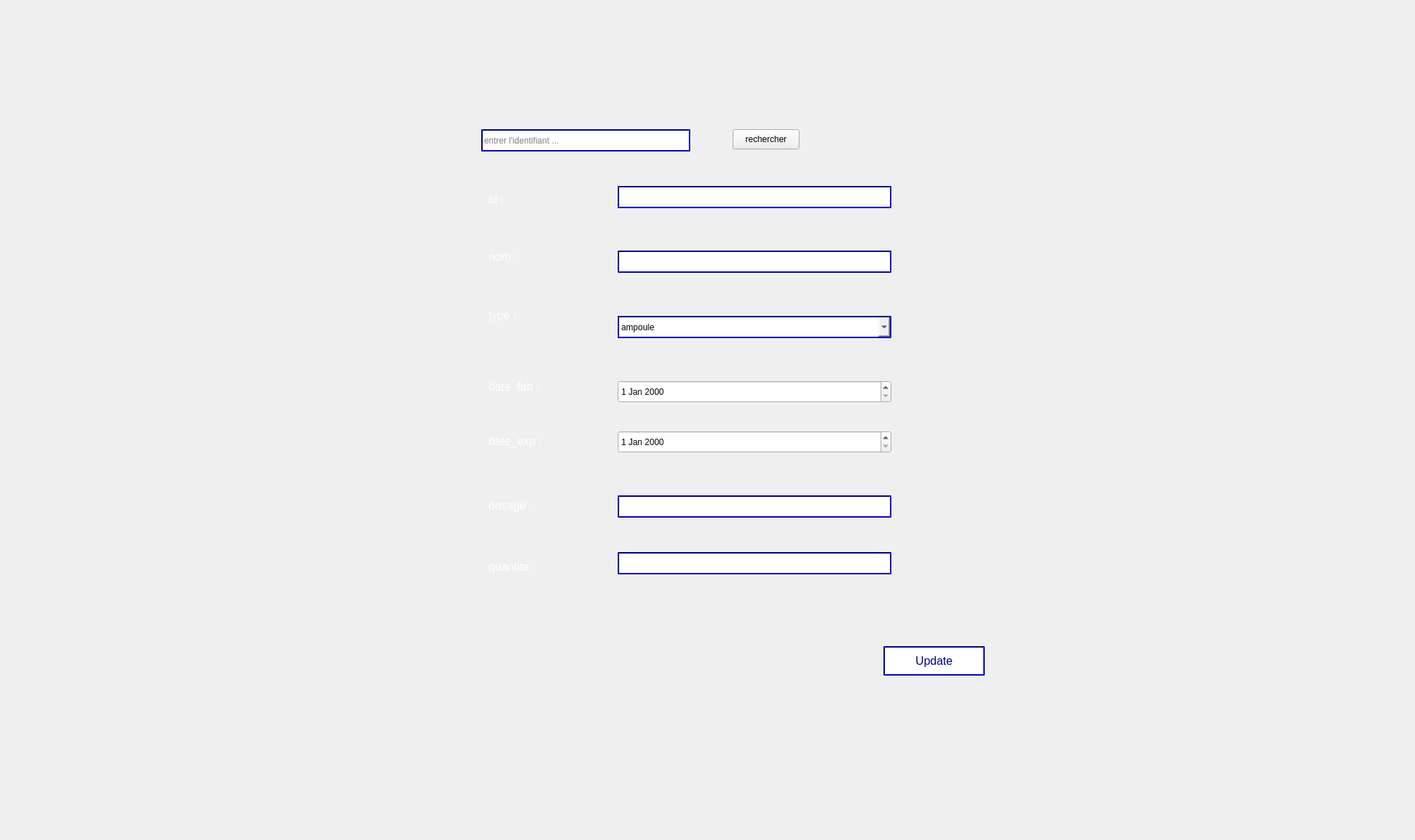
      <widget class="QWidget" name="tab_6">
       <attribute name="title">
        <string>Modifier medicaments</string>
       </attribute>
       <widget class="QLabel" name="label_19">
        <property name="geometry">
         <rect>
          <x>0</x>
          <y>0</y>
          <width>1961</width>
          <height>1161</height>
         </rect>
        </property>
        <property name="text">
         <string/>
        </property>
        <property name="pixmap">
         <pixmap>../../Desktop/2A/Projet_C++/smart.jpg</pixmap>
        </property>
       </widget>
       <widget class="QLineEdit" name="lineEdit_id_to_update">
        <property name="geometry">
         <rect>
          <x>670</x>
          <y>180</y>
          <width>291</width>
          <height>31</height>
         </rect>
        </property>
        <property name="styleSheet">
         <string notr="true">border-color:darkblue ;
border-style:solid;
border-width:2px;
border-style: inset;</string>
        </property>
        <property name="placeholderText">
         <string>entrer l'identifiant ...</string>
        </property>
       </widget>
       <widget class="QPushButton" name="pushButtonR_update">
        <property name="geometry">
         <rect>
          <x>1020</x>
          <y>180</y>
          <width>93</width>
          <height>28</height>
         </rect>
        </property>
        <property name="text">
         <string>rechercher</string>
        </property>
       </widget>
       <widget class="QLineEdit" name="lineEdit_update_id">
        <property name="geometry">
         <rect>
          <x>860</x>
          <y>259</y>
          <width>381</width>
          <height>31</height>
         </rect>
        </property>
        <property name="styleSheet">
         <string notr="true">border-color:darkblue ;
border-style:solid;
border-width:2px;
border-style: inset;</string>
        </property>
       </widget>
       <widget class="QLabel" name="label_30">
        <property name="geometry">
         <rect>
          <x>680</x>
          <y>429</y>
          <width>61</width>
          <height>21</height>
         </rect>
        </property>
        <property name="font">
         <font>
          <pointsize>12</pointsize>
         </font>
        </property>
        <property name="styleSheet">
         <string notr="true">color:white</string>
        </property>
        <property name="text">
         <string>type :</string>
        </property>
       </widget>
       <widget class="QLabel" name="label_31">
        <property name="geometry">
         <rect>
          <x>680</x>
          <y>779</y>
          <width>101</width>
          <height>21</height>
         </rect>
        </property>
        <property name="font">
         <font>
          <pointsize>12</pointsize>
         </font>
        </property>
        <property name="styleSheet">
         <string notr="true">color:white</string>
        </property>
        <property name="text">
         <string>quantite :</string>
        </property>
       </widget>
       <widget class="QLabel" name="label_32">
        <property name="geometry">
         <rect>
          <x>680</x>
          <y>349</y>
          <width>55</width>
          <height>16</height>
         </rect>
        </property>
        <property name="font">
         <font>
          <pointsize>12</pointsize>
         </font>
        </property>
        <property name="autoFillBackground">
         <bool>false</bool>
        </property>
        <property name="styleSheet">
         <string notr="true">color:white</string>
        </property>
        <property name="text">
         <string>nom :</string>
        </property>
       </widget>
       <widget class="QLabel" name="label_33">
        <property name="geometry">
         <rect>
          <x>680</x>
          <y>269</y>
          <width>55</width>
          <height>16</height>
         </rect>
        </property>
        <property name="font">
         <font>
          <pointsize>12</pointsize>
         </font>
        </property>
        <property name="styleSheet">
         <string notr="true">color:white</string>
        </property>
        <property name="text">
         <string>id :</string>
        </property>
       </widget>
       <widget class="QLineEdit" name="lineEdit_update_nom">
        <property name="geometry">
         <rect>
          <x>860</x>
          <y>349</y>
          <width>381</width>
          <height>31</height>
         </rect>
        </property>
        <property name="styleSheet">
         <string notr="true">border-color:darkblue ;
border-style:solid;
border-width:2px;
border-style: inset;</string>
        </property>
       </widget>
       <widget class="QLabel" name="label_34">
        <property name="geometry">
         <rect>
          <x>680</x>
          <y>530</y>
          <width>91</width>
          <height>16</height>
         </rect>
        </property>
        <property name="font">
         <font>
          <pointsize>12</pointsize>
         </font>
        </property>
        <property name="styleSheet">
         <string notr="true">color:white</string>
        </property>
        <property name="text">
         <string>date_fab :</string>
        </property>
       </widget>
       <widget class="QLineEdit" name="lineEdit_update_quantite">
        <property name="geometry">
         <rect>
          <x>860</x>
          <y>769</y>
          <width>381</width>
          <height>31</height>
         </rect>
        </property>
        <property name="styleSheet">
         <string notr="true">border-color:darkblue ;
border-style:solid;
border-width:2px;
border-style: inset;</string>
        </property>
       </widget>
       <widget class="QLabel" name="label_35">
        <property name="geometry">
         <rect>
          <x>680</x>
          <y>689</y>
          <width>101</width>
          <height>31</height>
         </rect>
        </property>
        <property name="font">
         <font>
          <pointsize>12</pointsize>
         </font>
        </property>
        <property name="styleSheet">
         <string notr="true">color:white</string>
        </property>
        <property name="text">
         <string>dosage :</string>
        </property>
       </widget>
       <widget class="QLabel" name="label_36">
        <property name="geometry">
         <rect>
          <x>680</x>
          <y>599</y>
          <width>111</width>
          <height>31</height>
         </rect>
        </property>
        <property name="font">
         <font>
          <pointsize>12</pointsize>
         </font>
        </property>
        <property name="styleSheet">
         <string notr="true">color:white</string>
        </property>
        <property name="text">
         <string>date_exp :</string>
        </property>
       </widget>
       <widget class="QLineEdit" name="lineEdit_update_dosage">
        <property name="geometry">
         <rect>
          <x>860</x>
          <y>690</y>
          <width>381</width>
          <height>31</height>
         </rect>
        </property>
        <property name="styleSheet">
         <string notr="true">border-color:darkblue ;
border-style:solid;
border-width:2px;
border-style: inset;</string>
        </property>
       </widget>
       <widget class="QPushButton" name="pushButton_UpdateMed">
        <property name="geometry">
         <rect>
          <x>1230</x>
          <y>900</y>
          <width>141</width>
          <height>41</height>
         </rect>
        </property>
        <property name="font">
         <font>
          <pointsize>12</pointsize>
         </font>
        </property>
        <property name="styleSheet">
         <string notr="true">color:darkblue ;
border-color:darkblue ;
border-style:solid;
border-width:2px;
background:white;
border-style: inset;</string>
        </property>
        <property name="text">
         <string>Update</string>
        </property>
       </widget>
       <widget class="QDateEdit" name="dateEdit_update_fab">
        <property name="geometry">
         <rect>
          <x>860</x>
          <y>530</y>
          <width>381</width>
          <height>31</height>
         </rect>
        </property>
       </widget>
       <widget class="QDateEdit" name="dateEdit_2_update_exp">
        <property name="geometry">
         <rect>
          <x>860</x>
          <y>600</y>
          <width>381</width>
          <height>31</height>
         </rect>
        </property>
       </widget>
       <widget class="QComboBox" name="comboBox_update">
        <property name="geometry">
         <rect>
          <x>860</x>
          <y>440</y>
          <width>381</width>
          <height>31</height>
         </rect>
        </property>
        <property name="styleSheet">
         <string notr="true">border-color:darkblue ;
border-style:solid;
border-width:2px;
border-style: inset;</string>
        </property>
        <item>
         <property name="text">
          <string>ampoule</string>
         </property>
        </item>
        <item>
         <property name="text">
          <string>gellules</string>
         </property>
        </item>
        <item>
         <property name="text">
          <string>comprime</string>
         </property>
        </item>
        <item>
         <property name="text">
          <string>comprime effervescent</string>
         </property>
        </item>
        <item>
         <property name="text">
          <string>sirop</string>
         </property>
        </item>
        <item>
         <property name="text">
          <string>pillule</string>
         </property>
        </item>
        <item>
         <property name="text">
          <string>goutte</string>
         </property>
        </item>
        <item>
         <property name="text">
          <string>pommade</string>
         </property>
        </item>
        <item>
         <property name="text">
          <string>injection</string>
         </property>
        </item>
       </widget>
      </widget>
